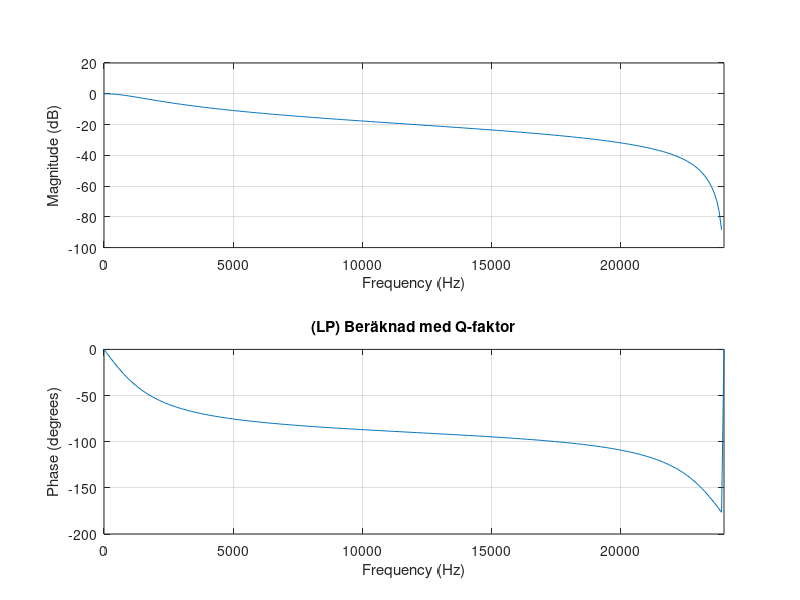

The MATLAB script that drew this image:
fs = 48000;
fc = 12000;
w = 2*pi*fs;
wc = 2*pi*fc;

%% LP
%[b, a] = butter(2, fc/(fs/2), 'low')
%figure
%freqz(b,a, 256, fs);
%title('(LP) Genererad')

wa = 2*fs*tan(wc/(2*fs));

a0 = 4*(fs^2)+2*fs*wa*sqrt(2)+(wa^2);

b2 = (wa^2)/a0;
b1 = (2*wa^2)/a0;
b0 = (wa^2)/a0;

btest = [b0, b1, b2];

a2 = ((wa^2)-2*sqrt(2)*wa*fs + 4*(fs^2))/a0;
a1 = (2*(wa^2)-8*(fs^2))/a0;

atest = [1, a1, a2];

K = sum(atest)/sum(btest);
btest = K*btest;

%figure
%freqz(btest, atest, 256, fs)
%title('(LP) Ber�knad')

%% LP2
Q = 0.1

a0 = 4*(fs^2) + (2*fs*wa)/Q + (wa^2);

b2 = (wa^2)/a0;
b1 = (2*wa^2)/a0;
b0 = (wa^2)/a0;

btest = [b0, b1, b2];

a2 = ((wa^2) - (2*wa*fs)/Q + 4*(fs^2))/a0;
a1 = (2*(wa^2)-8*(fs^2))/a0;

atest = [1, a1, a2];
K = sum(atest)/sum(btest);
%btest = K*btest;

figure
freqz(btest, atest, 256, fs)
title('(LP) Beräknad med Q-faktor')

%% HP

%[b, a] = butter(2, fc/(fs/2), 'high')
%figure
%freqz(b,a, 256, fs);
%title('(HP) Genererad')

wa = 2*fs*tan(wc/(2*fs));
a0 = 4*(fs^2)+2*fs*wa*sqrt(2)+(wa^2);
b2 = (4*fs^2)/a0;
b1 = (-8*fs^2)/a0;
b0 = (4*fs^2)/a0;

btest = [b0, b1, b2]

a2 = ((wa^2)-2*sqrt(2)*wa*fs + 4*(fs^2))/a0;
a1 = (2*(wa^2)-8*(fs^2))/a0;

atest = [1, a1, a2];
K = sum(atest)/sum(btest);
%btest = K*btest;

%figure
%freqz(btest, atest, 256, fs)
%title('(HP) Ber�knad')
